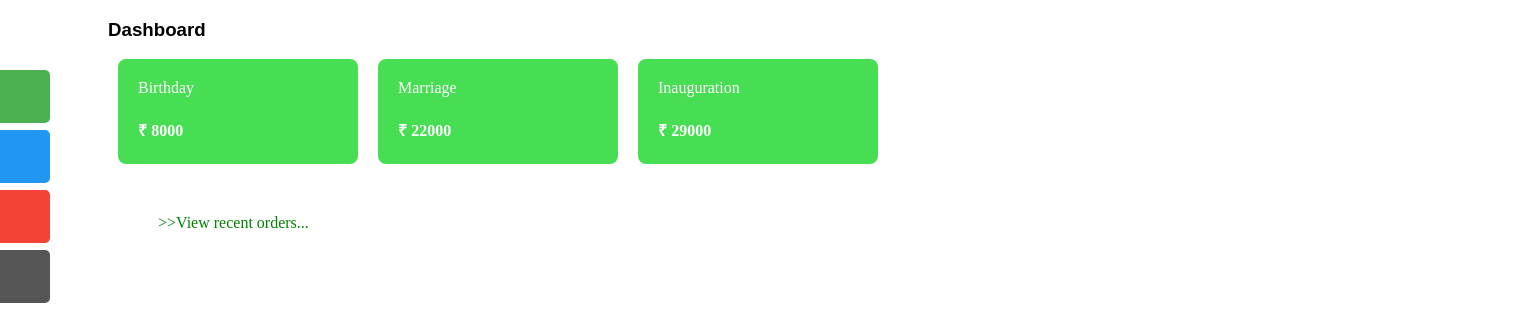
/dashboard.php, run on an earlier commit of the app's database.
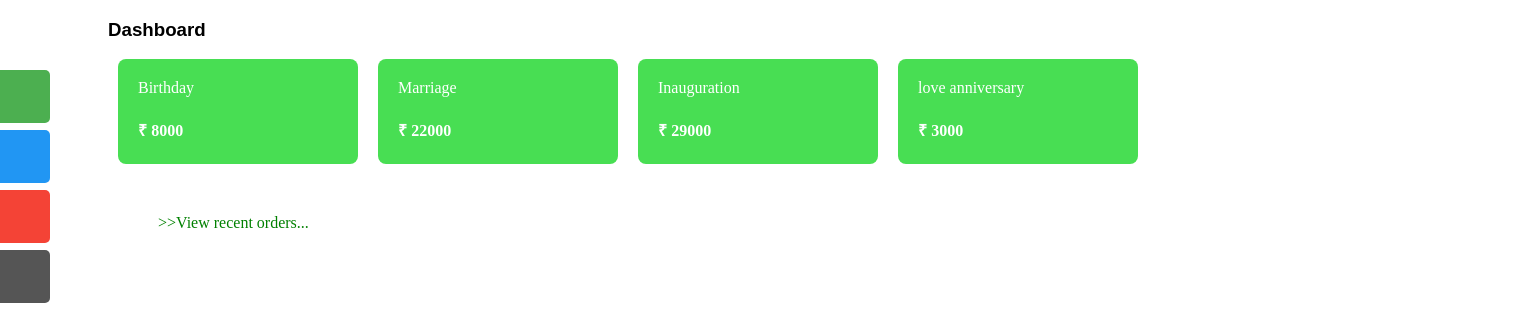
And on a later commit of the database.
### tables this page shows
CREATE TABLE `services_db` (
  `services_id` int(11) NOT NULL,
  `services` varchar(30) NOT NULL,
  `price` varchar(10) NOT NULL,
  `sdesc` varchar(200) NOT NULL
);

### dashboard.php (the view, shortened to what this page needs)
<?php
include 'connection.php';
$result=mysqli_query($conn,"SELECT * FROM `services_db` ");
?>
<!DOCTYPE html>
<html lang="en">
<head>
    <link href="stylesheet.css" rel="stylesheet">
</head>
<body>
<?php include 'sidebar.php';?>
<div class="common-div">
<h3>Dashboard</h3>
<div id="block_container">      <?php
            while ($row = mysqli_fetch_assoc($result)) {  ?>
<a href="service.php?s_id=<?php echo $row['services_id']; ?>">
<div class="card-div-green">
    <?php echo $row['services']; ?>
    <h4 class=card-div>₹ <?php echo $row['price'];?></h4>
</div></a><?php } ?>
</div>
      <a href="recent_orders.php" style="color: green; text-decoration: none;">
        <p style="margin-left: 50px; margin-top: 50px;">>>View recent orders...</p></a>
</div>
</body>
</html>

### sidebar.php (shortened to what this page needs)
<!DOCTYPE html>
<html lang="en">
<head>
</head>
<body>
<div id="mySidenav" class="sidenav">
  <a href="dashboard.php" id="about">Home</a>
  <a href="about.php" id="blog">About</a>
  <a href="contact.php" id="projects">Contact</a>
  <a href="logout.php" id="contact">LogOut</a>
</div>
</body>
</html>

### stylesheet.css (style rules this page uses)
.card-div-green { width:200px; height:65px; margin: 0 10px 0 10px; background-color: #48DE53 ; border-radius: 8px; color: white; padding: 20px; font-family:verdana; }
#block_container { display: flex; width: 200%; }
.common-div { width:700px; margin-left:100px; }

### dashboard.php (style rules this page uses)
h3 { font-family: "Raleway", Helvetica, sans-serif; }
a { text-decoration:none; }
.common-div { width:700px; margin-left:100px; }

### sidebar.php (style rules this page uses)
#mySidenav a { position: absolute; left: -80px; transition: 0.3s; padding: 15px; width: 100px; text-decoration: none; font-size: 20px; color: white; border-radius: 0 5px 5px 0; }
#about { top: 70px; background-color: #4CAF50; }
#blog { top: 130px; background-color: #2196F3; }
#projects { top: 190px; background-color: #f44336; }
#contact { top: 250px; background-color: #555 }

What changed in the data, as far as the page shows it:
added services_db: services "love anniversary", price "3000"
